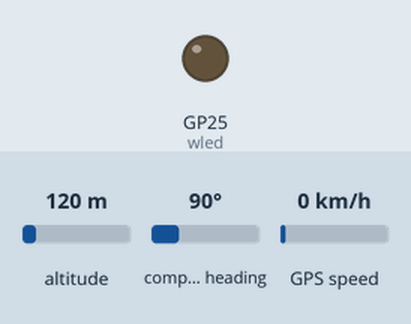
Recording of a program running on a simulated Raspberry Pi Pico running MicroPython. Parts: output pins drawn as LEDs (lit = HIGH). The inputs (shaded band) are chosen by the test bench; at power-on: altitude 120 m, compass heading 90°, GPS speed 0 km/h. WiFi joins after 1.5 s; the clock reads 2024-03-15 10:24:30 at power-on unless the program sets it; random numbers come from a fixed seed; the GPS gets a fix after 3 s at 37.7749, -122.4194 with 8 satellites; web requests get an empty 200 reply after 0.4 s; library files of the repository ran but are not shown: micropyGPS.py; what the program prints to the serial console is not drawn.

Above: at 0.1 s.
At 2.1 s:
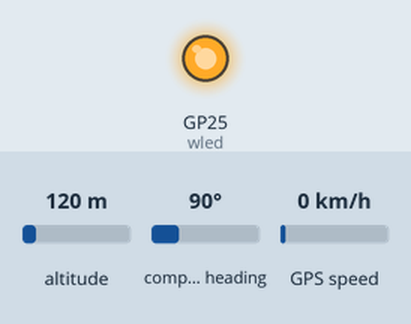
Timing chart, 0 to 3.6 s (numbered marks = the images above):
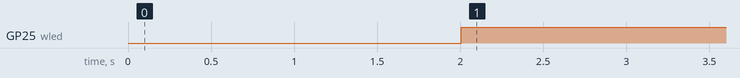

Measured:
- by itself, GP25 (wled): LOW → HIGH at 2.0 s

The program:

main.py
```python
#! /usr/bin/env micropython

import random as rand
from src.bikesense.gps import BksGPS
from src.bikesense.bikesense import (
    SensorInterface,
    ReadingResult,
    BikeSenseBuilder,
    DataStorageInterface,
)


class MockNoiseSensor(SensorInterface):
    def init(self):
        print("Hello! I'm a mock noise sensor!")

    def read(self) -> ReadingResult:
        return ReadingResult("noise_level", rand.randint(0, 100))


class MockTemperatureSensor(SensorInterface):
    def init(self):
        print("Hello! I'm a mock temperature sensor!")

    def read(self) -> ReadingResult:
        return ReadingResult("temperature", rand.randint(0, 100))


class MockHumiditySensor(SensorInterface):
    def init(self):
        print("Hello! I'm a mock humidity sensor!")

    def read(self) -> ReadingResult:
        return ReadingResult("humidity", rand.randint(0, 100))


class MockUVSensor(SensorInterface):
    def init(self):
        print("Hello! I'm a mock UV sensor!")

    def read(self) -> ReadingResult:
        return ReadingResult("uv_level", rand.randint(0, 100))


class MockLuminositySensor(SensorInterface):
    def init(self):
        print("Hello! I'm a mock luminosity sensor!")

    def read(self) -> ReadingResult:
        return ReadingResult("luminosity", rand.randint(0, 100))


class MockCarbonSensor(SensorInterface):
    def init(self):
        print("Hello! I'm a mock carbon sensor!")

    def read(self) -> ReadingResult:
        return ReadingResult("carbon_monoxide_level", rand.randint(0, 100))


class MockPolutionSensor(SensorInterface):
    def init(self):
        print("Hello! I'm a mock polution sensor!")

    def read(self) -> ReadingResult:
        return ReadingResult("polution_particles_ppm", rand.randint(0, 100))


class MockDataStorage(DataStorageInterface):
    data: list[dict]

    def init(self):
        self.data = list()

    def save(self, data: dict):
        self.data.append(data)

        # NOTE:  Since this is a mock storage, we will only keep the last 10 readings
        #        in order to avoid memory issues. Final implementation should save
        #        data to an SD card.
        #
        # TODO:  Look into SD card interfacing with micropython.
        #        Look into MicroFat file system.
        if len(self.data) > 10:
            self.data.pop(0)

    # NOTE: Instead of returning the entire database, the final implementation
    #       should return the data in chunks (e.g. 10 readings at a time)
    #       in order to avoid memory issues and facilitate data upload.
    #
    # TODO: Maybe adapt the data storage interface to return data in chunks.
    def read(self) -> list[dict]:
        return self.data


def main():

    API_ENDPOINT = "http://192.168.1.251:8080"
    API_TOKEN = ""

    BIKE_ID = 1
    UNIT_ID = 1

    bks = BikeSenseBuilder(BksGPS(), MockDataStorage())
    bks.register_sensor(MockNoiseSensor())
    bks.register_sensor(MockTemperatureSensor())
    bks.register_sensor(MockHumiditySensor())
    bks.register_sensor(MockUVSensor())
    bks.register_sensor(MockLuminositySensor())
    bks.register_sensor(MockCarbonSensor())
    bks.register_sensor(MockPolutionSensor())
    bks.connect_wifi("TP-LINK_802D62", "30918320")
    bks.set_ids(BIKE_ID, UNIT_ID).set_web_api(API_ENDPOINT, API_TOKEN)
    bks.build().run()


main()
```

gps.py
```python
from machine import UART, Pin

from src.bikesense.bikesense import GPSModuleInterface, ReadingResult
from src.thirdParty.micropyGPS import MicropyGPS


class BksGPS(GPSModuleInterface):
    microGps: MicropyGPS
    uart0: UART

    def init(self):
        self.uart0 = UART(0, baudrate=9600, tx=Pin(16), rx=Pin(17), timeout=2)
        self.microGps = MicropyGPS()

    def read(self) -> ReadingResult:

        if self.uart0.any() > 0:
            rxData = str(self.uart0.readline())[2:][:-5]
            for x in rxData:
                self.microGps.update(x)

        # TODO: refactor this according to BikeSense-Web api

        data = {
            "latitude": convert_from_tuple(self.microGps.latitude),
            "longitude": convert_from_tuple(self.microGps.longitude),
            "altitude": self.microGps.altitude,
            "speed": self.microGps.speed[2], # speed over ground (km/h)
            "course": self.microGps.course,  # course over ground (degrees)
            "satellites_in_use": self.microGps.satellites_in_use,
            "fix_type": self.microGps.fix_type,  # 0: No fix, 1: 2D fix, 2: 3D fix
            "hdop": self.microGps.hdop,  # horizontal dilution of precision (HDOP)
            "vdop": self.microGps.vdop,  # vertical dilution of precision (VDOP)
            "pdop": self.microGps.pdop,  # position dilution of precision (PDOP)
        }
        # Note: for DOP values, the lower the value, the better the accuracy
        # Values close to 1 are ideal

        return ReadingResult("gps_data", data)


def convert_from_tuple(coord_tuple) -> float:
    """
    Converts latitude/longitude in degrees-minutes-direction tuple format
    to a single numeric value.

    Args:
        coord_tuple: A tuple representing the coordinate (degrees, minutes, direction).
                Example: (37, 51.65, 'S')

    Returns:
        A float representing the decimal value of the coordinate.
    """
    degrees, minutes, direction = coord_tuple
    multiplier = 1 if direction in ["N", "E"] else -1
    return float(degrees) + minutes / 60 * multiplier
```

bikesense.py
```python
#! /usr/bin/env micropython

import utime
import machine as m
import network as nw
import urequests as urq
import ujson


class ReadingResult:
    """
    Return type of SensorInterface's read() function.
    """

    name: str
    value: object

    def __init__(self, name: str, value: object):
        """
        Initialize a ReadingResult instance.

        Args:
            name (str): measurement / sensor name
            value (any): measurement value
        """
        self.name = name
        self.value = value


class SensorInterface:
    """
    Interface class that defines the necessary functions for concrete sensors.

    Instantiate as many of these as needed for the concrete sensor types.
    """

    def init(self):
        pass

    def read(self) -> ReadingResult:
        return ReadingResult("", "")


class GPSModuleInterface:
    """
    Interface class that defines the necessary functions for concrete sensors.

    A single GPS module must necessarily be implemented to instantiate the BikeSense Class.
    """

    def init(self):
        pass

    def read(self) -> ReadingResult:
        return ReadingResult("", "")


class DataStorageInterface:
    """
    Interface class that defines the necessary functions for concrete data storage.

    A single data storage module must necessarily be implemented to instantiate the BikeSense Class.
    """

    def init(self):
        pass

    def save(self, data: dict):
        pass

    def read(self) -> list[dict]:
        return list()


class BikeSenseBuilder:
    apiToken: str
    apiEndpoint: str

    bikeID: int
    unitID: int

    wled: m.Pin
    wlan: nw.WLAN
    gps: GPSModuleInterface
    ds: DataStorageInterface
    sensors: list[SensorInterface]

    def __init__(self, gps: GPSModuleInterface, dataStorage: DataStorageInterface):
        self.wlan = nw.WLAN(nw.STA_IF)
        self.wled = m.Pin("LED", m.Pin.OUT)

        self.gps = gps
        self.ds = dataStorage

        self.sensors = list()

    def register_sensor(self, s: SensorInterface):
        self.sensors.append(s)
        return self

    def set_web_api(self, endpoint: str, token: str):
        self.apiEndpoint = endpoint
        self.apiToken = token
        return self

    def set_ids(self, bikeID: int, unitID: int):
        self.bikeID = bikeID
        self.unitID = unitID
        return self

    def connect_wifi(self, ssid: str, password: str):
        self.wlan.active(True)
        self.wlan.connect(ssid, password)
        return self

    def build(self):
        try:
            self.gps.init()
            self.ds.init()

        # TODO: handle this scenario better
        except Exception as e:
            print(f"Exception during init: {e}")
            raise e

        if self.sensors:
            for sensor in self.sensors:
                sensor.init()

        return BikeSense(
            self.wled,
            self.wlan,
            self.gps,
            self.ds,
            self.sensors,
            self.apiToken,
            self.apiEndpoint,
            self.bikeID,
            self.unitID,
        )


class BikeSense:
    """
    BikeSense core logic.
    """

    apiToken: str
    apiEndpoint: str

    bikeID: int
    unitID: int

    tripUploaded: bool

    wled: m.Pin
    wlan: nw.WLAN
    gps: GPSModuleInterface
    ds: DataStorageInterface
    sensors: list[SensorInterface]

    def __init__(
        self,
        wled: m.Pin,
        wlan: nw.WLAN,
        gps: GPSModuleInterface,
        ds: DataStorageInterface,
        sensors: list[SensorInterface],
        apiToken: str,
        apiEndpoint: str,
        bikeID: int,
        unitID: int,
    ):
        self.wled = wled
        self.wlan = wlan
        self.gps = gps
        self.ds = ds
        self.sensors = sensors

        self.apiEndpoint = apiEndpoint
        self.apiToken = apiToken

        self.bikeID = bikeID
        self.unitID = unitID

        self.tripUploaded = False

    # NOTE: Most likely this function will be moved to a separate module / refactored
    #       will probably implement the data upload logic with strategy pattern
    # TODO: Implement handling for the wlan connection status
    def _wifi_is_connected(self) -> bool:
        if self.wlan.isconnected():
            self.wled.on()
            print(f"ip = {self.wlan.ifconfig()[0]}")
            return True
        else:
            self.wled.off()
            print(f"wifi status: {self.wlan.status()}")
            return False

    def _read_sensors(self) -> dict:
        return {r.name: r.value for r in [s.read() for s in self.sensors]}

    def _register_trip(self) -> int:
        json = {"bike_id": self.bikeID, "sensor_unit_id": self.unitID}
        registerTripEndpoint = f"{self.apiEndpoint}/Trip"
        headers = {
            "X-Bike-Sense-Web-Auth": self.apiToken,
            "Content-Type": "application/json",
        }
        response = urq.post(registerTripEndpoint, headers=headers, json=json).json()
        return response["id"]

    def _upload_data(self, tripID: int):
        data = self.ds.read()
        for d in data:
            d.update({"trip_id": tripID})

        response = urq.post(
            f"{self.apiEndpoint}/Trip/UploadData",
            headers={
                "X-Bike-Sense-Web-Auth": self.apiToken,
                "Content-Type": "application/json",
            },
            data=ujson.dumps(data),
        ).text

        self.tripUploaded = True
        print(f"upload response: {response}")

    def _main_loop(self):
        if not self.tripUploaded and self._wifi_is_connected():
            try:
                #NOTE: temporary condition to test the upload logic
                if len(self.ds.read()) > 5:
                    tripID = self._register_trip()
                    self._upload_data(tripID)

            except Exception as e:
                print(f"Exception with get request: {e}")

        gps = self.gps.read()

        readings = self._read_sensors()
        readings.update({gps.name: gps.value})

        time = utime.localtime()
        timeFormated = f"{time[0]:04d}-{time[1]:02d}-{time[2]:02d}T{time[3]:02d}:{time[4]:02d}:{time[5]:02d}Z"
        readings.update({"timestamp": timeFormated})
        self.ds.save(readings)

        print(f"readings: {readings}")

    def run(self, loop_period_ms: int = 1000):
        while True:
            start = utime.ticks_ms()
            self._main_loop()
            delta = utime.ticks_diff(utime.ticks_ms(), start)
            print(f"loop time: {delta}ms\n")
            utime.sleep_ms(max(loop_period_ms - delta, 0))
```
